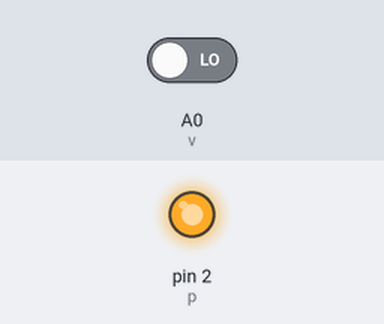
A sketch run on a simulated Arduino Uno, built with avr-gcc and run on an emulated ATmega328P. Parts: output pins drawn as LEDs (lit = HIGH). Inputs (shaded band) come from the test bench; at power-on: A0 (v) LOW. EEPROM starts erased; what the sketch prints to the serial monitor is not drawn.

Above: at 1.2 s.
1.3 s: A0 (v) driven HIGH
At 4.1 s:
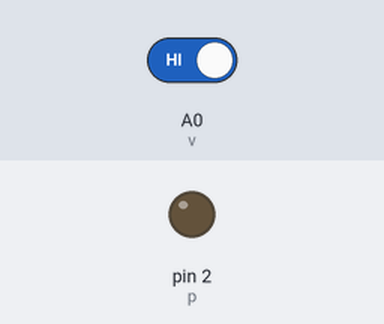
4.3 s: A0 (v) driven LOW
At 4.9 s:
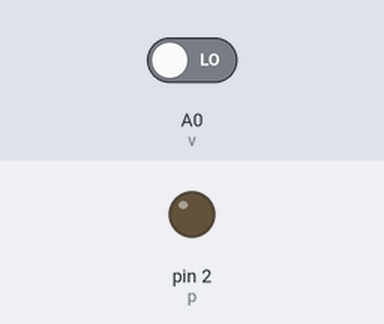
Timing chart, 0 to 7.3 s (numbered marks = the images above; inputs shaded):
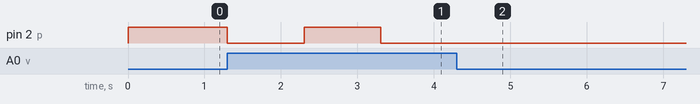

The sketch:

sketch_jul05a.ino
```cpp
#include <EEPROM.h>

const int v=A0,v1=A1,v2=A2,v3=A3;   //this is push button for swich
int p=2;  //Output pin for relay
int s=0;  //veriable for storing input

int s1=0; //veriable for storing input
int s2=0; //veriable for storing input
int s3=0; //veriable for storing input
bool q=EEPROM.read('eeprom');
bool g=!q; //signal for relay
void setup(){
   pinMode(v,INPUT);
   pinMode(v1,INPUT);
   pinMode(v2,INPUT);
   pinMode(v3,INPUT);
  pinMode(p,OUTPUT);
  Serial.begin(9600);
}

void loop(){

  s=digitalRead(v);
  s1=digitalRead(v);
  s2=digitalRead(v);
  s3=digitalRead(v);
  if(s==1 || s1==1 || s2==1 || s3==1){
    digitalWrite(p,g);
    EEPROM.write('eeprom',g);
    g=!g;
   Serial.print("if");
 Serial.println(g);
    delay(1000);
  }

  else{
    Serial.println(EEPROM.read('eeprom'));
   digitalWrite(p,EEPROM.read('eeprom'));

  }


}
```

Measured:
- after the input at 1.3 s, pin 2 (p): HIGH → LOW at once, → HIGH 1.0 s later, → LOW 1.0 s later
- after the input at 4.3 s, pin 2 (p): stops changing and stays LOW
